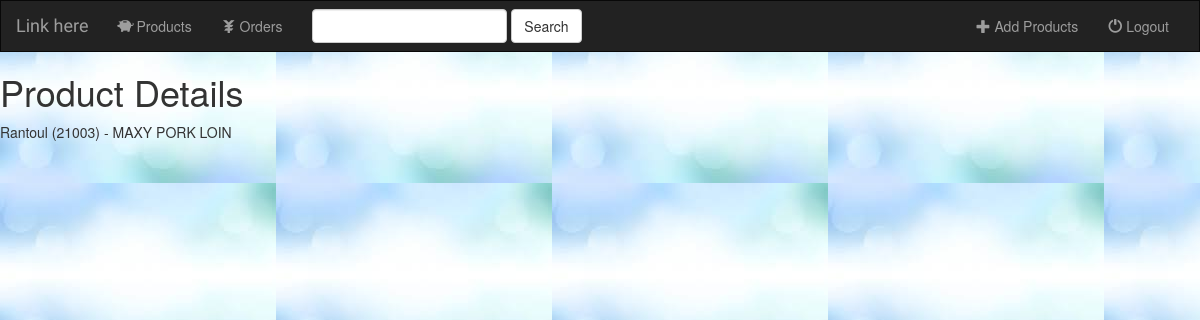
/pork02/21003/, run on an earlier commit of the app's database.
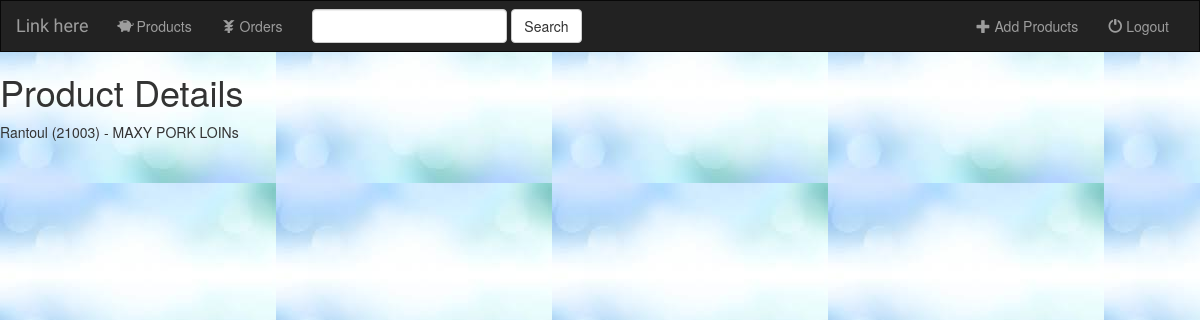
And on a later commit of the database.
### pork02/models.py (models this page shows, shortened)
class Products(models.Model):
    supplier = models.ForeignKey(Suppliers, on_delete=models.CASCADE) #Supplier
    prod_code_supplier = models.IntegerField(primary_key=True) #Supplier product code
    item_supplier = models.CharField(max_length=75) #Supplier Item Description
    prod_code_sumitomo = models.IntegerField() #Sumitomo product code
    item_sumitomo = models.CharField(max_length=75) #Sumitomo item description
    is_favorite = models.BooleanField(default=False)
    def __str__(self):
        return str(self.supplier) + ' (' + str(self.prod_code_supplier) + ')' + ' - ' + self.item_supplier

class Suppliers(models.Model):
    supplier = models.CharField(max_length=144)
    def __str__(self):
        return self.supplier

### pork02/views.py (the view)
# urls.py: url(r'^(?P<pk>[0-9]+)/$', views.DetailView.as_view(), name='product_detail'),
class DetailView(generic.DetailView):
	model = Products
	template_name ='pork02/detail.html'

### pork02/templates/pork02/detail.html (shortened to what this page needs)
{% extends 'pork02/base.html' %}
{% block myBody %}
	<html>
	<h1> Product Details</h1>
	{{ products }}
	</html>
{% endblock %}

What changed in the data, as far as the page shows it:
changed Products: supplier+prod_code_supplier+item_supplier "Rantoul (21003) - MAXY PORK LOIN" → "Rantoul (21003) - MAXY PORK LOINs"
